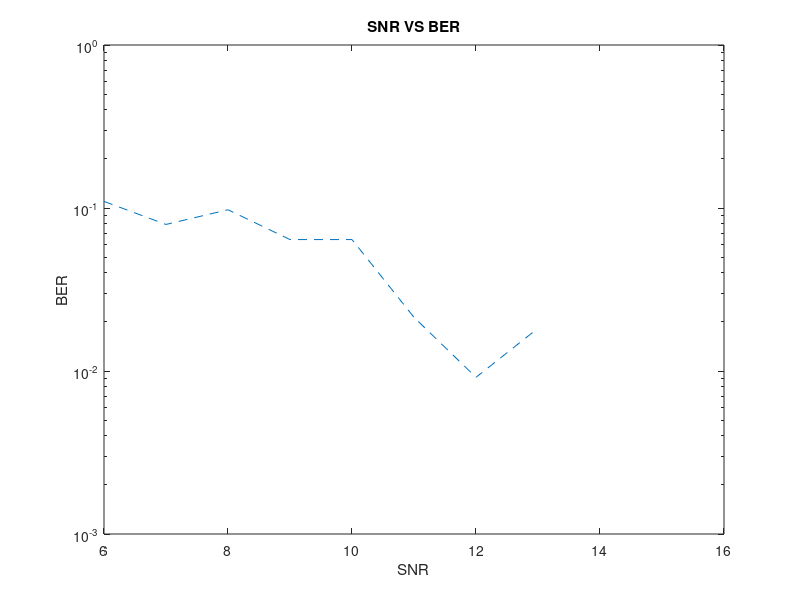

The MATLAB script that drew this image:
clc  
clear all  
close all  

% bps  
M = 8;  
bps = log2(M);  

% input + reshape  
nosymbol = 600;  
symbols = randint(1,nosymbol,256);  

%  
symbolToBitMapping = de2bi(symbols,8,'left-msb');  

txt1 = 'Information and communication engineering';  
symbols = double(txt1);  
symbolToBitMapping = de2bi(symbols,8,'left-msb');  

totNoBits = numel(symbolToBitMapping);  
inputReshapedBits = reshape(symbolToBitMapping,1,totNoBits);  

% padding  
remainder = rem(totNoBits,bps);  
if(remainder == 0)  
    userPaddedData = inputReshapedBits;  
else  
    paddingBits = zeros(1, bps - remainder);  
    userPaddedData = [inputReshapedBits paddingBits];  
end  

% modulation  
reshapedUserPaddedData = reshape(userPaddedData, numel(userPaddedData)/bps, bps);  
bitToSymbolMapping = bi2de(reshapedUserPaddedData, 'left-msb');  
modulatedSymbol = pskmod(bitToSymbolMapping, M);  

% channel  
SNR = [];  
BER = [];  

for snr = 6:15  
    SNR = [SNR snr];  
    noisySymbols = awgn(modulatedSymbol, snr, 'measured');  
    demodulatedSymbol = pskdemod(noisySymbols,M);  

    %original data  
    demodulatedSymbolToBitMapping = de2bi(demodulatedSymbol,'left-msb');  
    reshapedDemodulatedBits = reshape(demodulatedSymbolToBitMapping, 1, numel(demodulatedSymbolToBitMapping));  

    %remove padding  
    demodulatedBitsWithoutPadding = reshapedDemodulatedBits(1: totNoBits);  

    [noe ber] = biterr(inputReshapedBits, demodulatedBitsWithoutPadding);  
    BER = [BER ber];  

    %Original Text  
    txtBits = reshape(demodulatedBitsWithoutPadding, numel(demodulatedBitsWithoutPadding)/8,8);  
    txtBitsDecimal = bi2de(txtBits, 'left-msb');  
    msg = char(txtBitsDecimal)'  
end  

figure(1)  
semilogy(SNR, BER, '--');  
xlabel('SNR');  
ylabel('BER');  
title('SNR VS BER');  